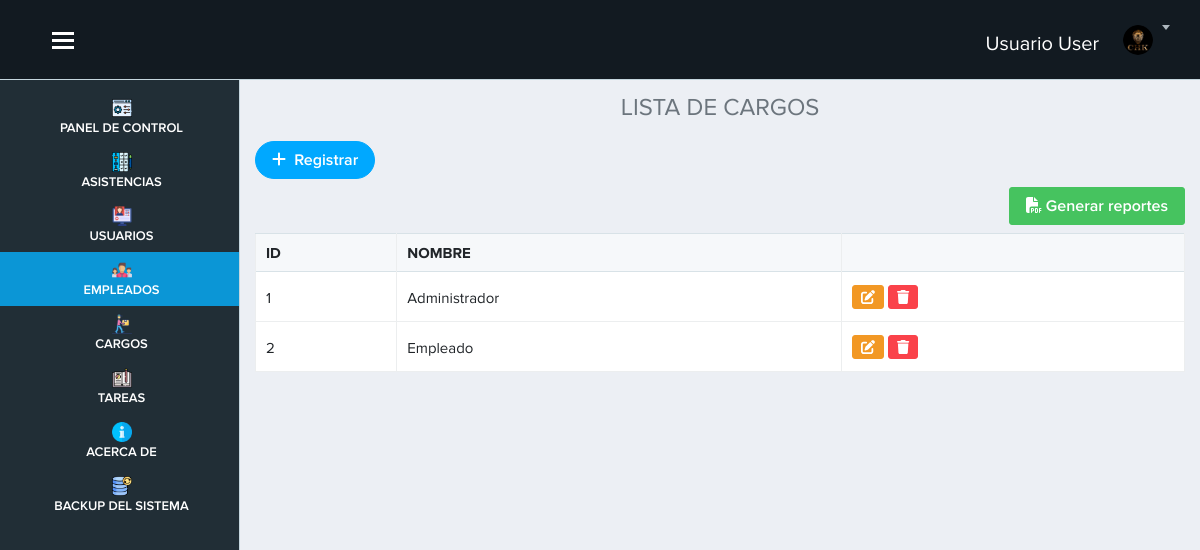
Page /vista/cargo.php (signed in) on the committed database.
### tables this page shows
CREATE TABLE `cargo` (
  `id_cargo` int(11) NOT NULL,
  `nombre` varchar(100) DEFAULT NULL
);

### vista/cargo.php (the view, shortened to what this page needs)
<?php require('./layout/topbar.php'); ?>
<?php require('./layout/sidebar.php'); ?>
<div class="page-content">
   <h4 class="text-center text-secondary">LISTA DE CARGOS</h4>
   <?php
   include "../modelo/conexion.php";
   $sql = $conexion->query(" SELECT * from cargo ");
   ?>
   <a href="registro_cargo.php" class="btn btn-primary btn-rounded mb-2"><i class="fa-solid fa-plus"></i> &nbsp;Registrar</a>
   <div class="text-right mb-2">
      <a href="fpdf/ReporteCargo.php" target="_blank" class="btn btn-success"><i class="fas fa-file-pdf"></i> Generar reportes</a>
   </div>
   <table class="table table-bordered table-hover w-100" id="example">
      <thead>
         <tr>
            <th scope="col">ID</th>
            <th scope="col">NOMBRE</th>
            <th></th>
         </tr>
      </thead>
      <tbody>
         <?php
         while ($datos = $sql->fetch_object()) { ?>
            <tr>
               <td><?= $datos->id_cargo ?></td>
               <td><?= $datos->nombre ?></td>
               <td>
                  <a href="" data-toggle="modal" data-target="#exampleModal<?= $datos->id_cargo ?>" class="btn btn-warning btn-sm"><i class="fa-solid fa-pen-to-square"></i></a>
                  <a href="cargo.php?id=<?= $datos->id_cargo ?>" onclick="advertencia(event)" class="btn btn-danger btn-sm"><i class="fa-solid fa-trash"></i></a>
               </td>
            </tr>
         <?php }
         ?>
      </tbody>
   </table>
</div>
</div>
<?php require('./layout/footer.php'); ?>

### vista/layout/topbar.php (style rules this page uses)
.page-content { margin-top: 70px; }

### rows in the picture
cargo: id_cargo "1", nombre "Administrador"
cargo: id_cargo "2", nombre "Empleado"

### other values in the picture
$_SESSION["nombre"] "Usuario"
$_SESSION["apellido"] "User"
